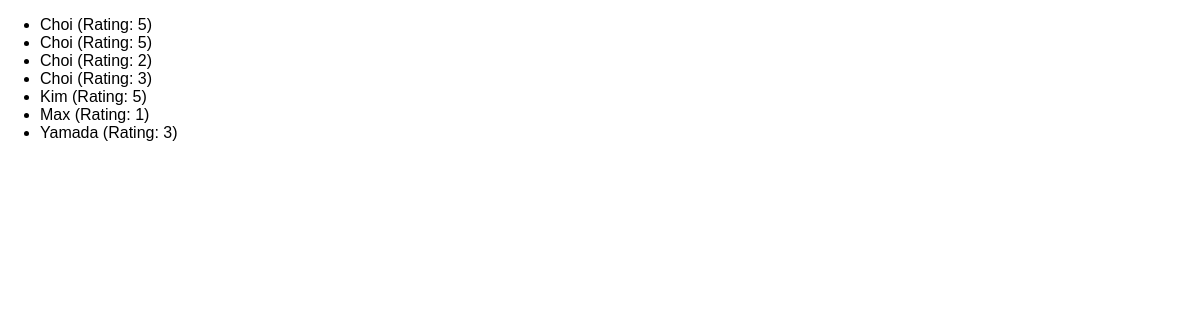
The app's page /reviews with its own data.
### reviews/models.py (models this page shows)
class Review(models.Model):
    user_name = models.CharField(max_length=100)
    review_text = models.TextField()
    rating = models.IntegerField()

### reviews/views.py (the view)
# urls.py: path("reviews", views.ReviewListView.as_view()),
class ReviewListView(ListView):
    template_name = "reviews/review_list.html"
    model = Review
    context_object_name = "reviews"

### reviews/templates/reviews/review_list.html (shortened to what this page needs)
{% extends "reviews/base.html" %}
{% block content %}
    <ul>
        {% for review in reviews %}<li>{{ review.user_name }} (Rating: {{ review.rating }})</li>{% endfor %}
    </ul>
{% endblock content %}

### reviews/static/reviews/styles.css (style rules this page uses)
body { font-family: sans-serif; margin: 0; }

### records on screen
Review: user_name "Choi", rating "5"
Review: user_name "Choi", rating "5"
Review: user_name "Choi", rating "2"
Review: user_name "Choi", rating "3"
Review: user_name "Kim", rating "5"
Review: user_name "Max", rating "1"
Review: user_name "Yamada", rating "3"
